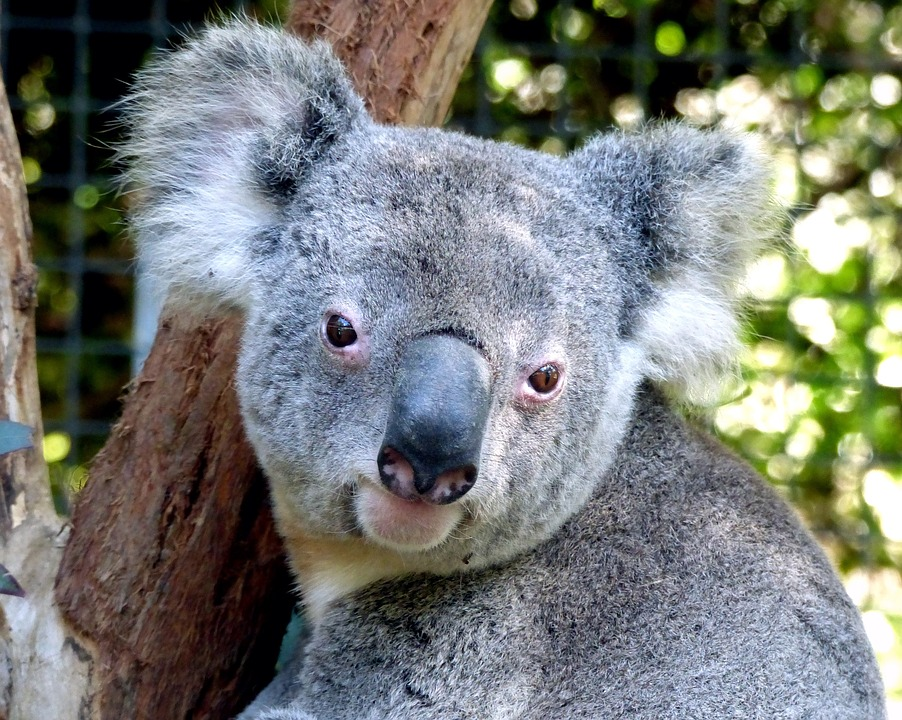
#> input picture curso datapy/Python - Advanced Operations with NumPy Arrays/datasets/koala.jpg, 902 x 720 px
$ jupyter execute curso2imagenes.ipynb
#> lines starting #> are read from the running program, lines starting #| are printed output that depends on the picture
[cell 1]
#!pip install scipy

[cell 2]
import numpy as np
import matplotlib.pyplot as plt
#from scipy import ndimage OJO DEPRECADO IMREAD

[cell 3]
img_array = plt.imread('datasets/koala.jpg')
#> img_array is the input picture: shape (720, 902, 3); mean R, G, B 119.5, 122.9, 118.3

[cell 4]
img_array.shape
#> Out = (720, 902, 3)

[cell 5]
type(img_array)

[cell 6]
plt.imshow(img_array)
plt.show()

[cell 7]
#Operacion de corte
sliced_img=img_array[300: ,250: , :]
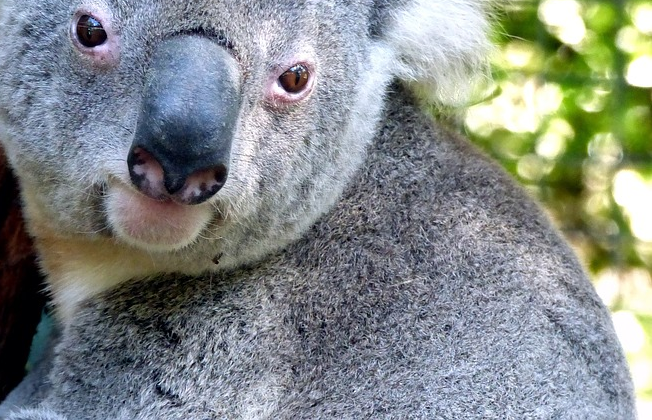
#> sliced_img: shape (420, 652, 3); mean R, G, B 132.4, 138.6, 137.1

[cell 8]
plt.imshow(sliced_img)
plt.show()

[cell 9]
# dividir en 2 la imagen o arreglo
x1, x2 = np.split(img_array,2)
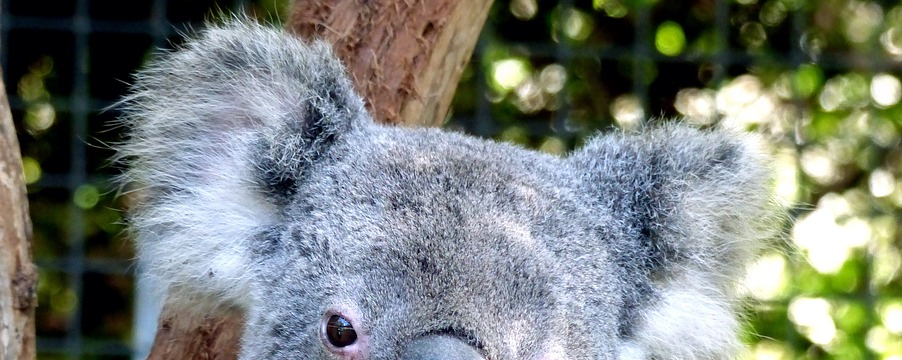
#> x1: shape (360, 902, 3); mean R, G, B 122.1, 128.5, 121.9
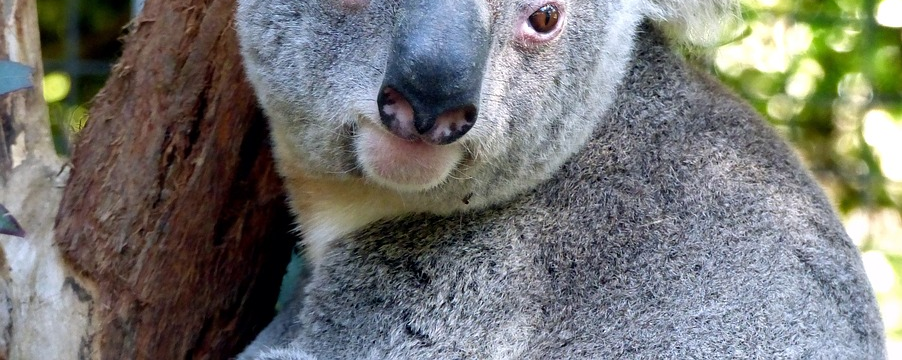
#> x2: shape (360, 902, 3); mean R, G, B 117, 117.3, 114.6

[cell 10]
plt.imshow(x1)
plt.show()

[cell 11]
plt.imshow(x2)
plt.show()

[cell 12]
y1, y2 = np.split(img_array,2, axis=1)
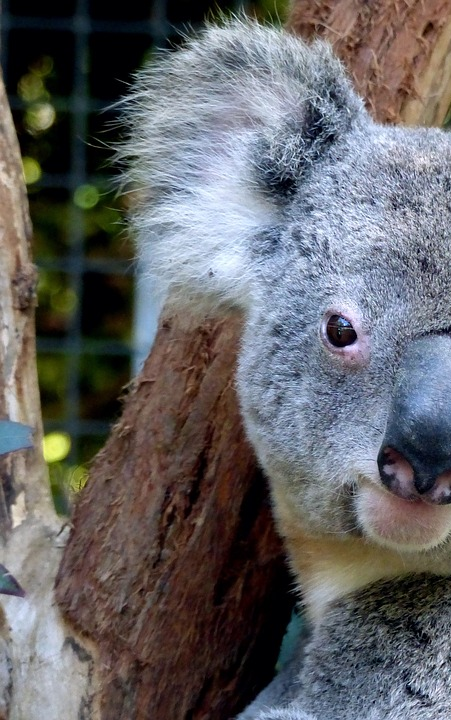
#> y1: shape (720, 451, 3); mean R, G, B 99.7, 99.2, 101.3
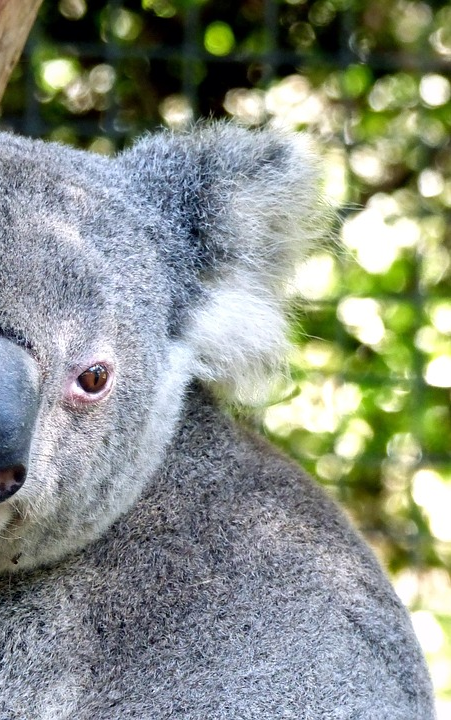
#> y2: shape (720, 451, 3); mean R, G, B 139.4, 146.6, 135.2
